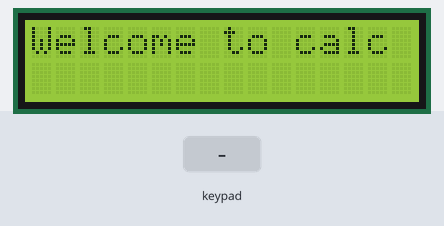
The sketch below on a simulated Arduino Uno, built with avr-gcc and run on an emulated ATmega328P. Parts: 16×2 character LCD. Wiring (inferred from the names in the program): 4×4 keypad with keys 1 2 3 A 4 5 6 B 7 8 9 C * 0 # D (labels assumed): rows pin 7, pin 8, pin 9, pin 10; columns A0, A1, A2, A3. Inputs (shaded band) come from the test bench. What the sketch prints to the serial monitor is not drawn.

Above: at 0.1 s.
3.3 s: keypad keys 1 2 # pressed 0.4 s apart
At 4.5 s:
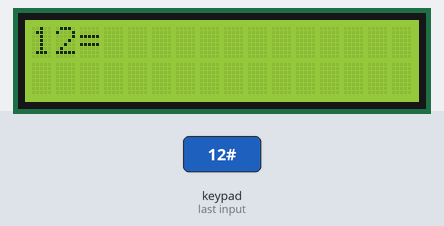
6.0 s: key 'C' pressed
At 7.3 s:
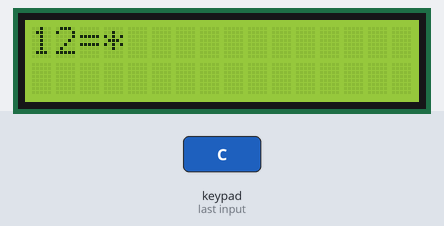
7.7 s: key 'D' pressed
9.2 s: keypad keys 1 2 A pressed 0.4 s apart
At 11.5 s:
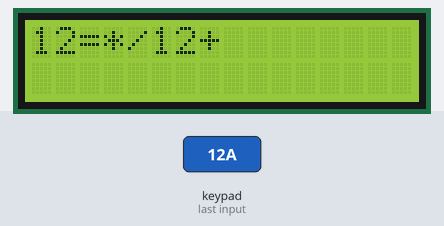
11.9 s: key '#' pressed
At 13.2 s:
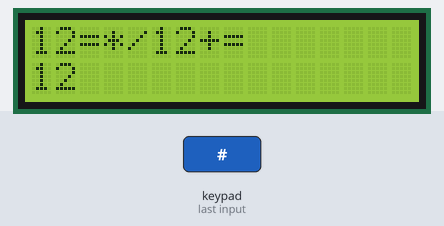
13.7 s: keypad keys 2 5 # pressed 0.4 s apart
At 15.1 s:
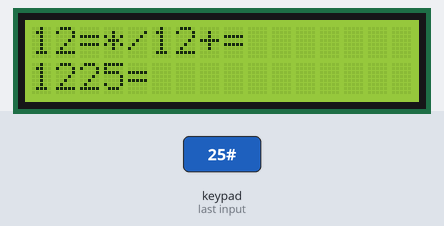
Timing chart, 0 to 16.7 s (numbered marks = the images above; inputs shaded):
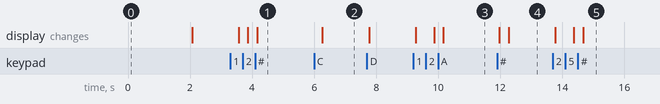

Measured:
- after the input at 3.3 s, the display: first changes after 0.27 s (image 1 shows a later state)
- after the input at 6.0 s, the display: changes after 0.27 s (image 2)
- after the input at 9.2 s, the display: first changes after 0.07 s (image 3 shows a later state)
- after the input at 11.9 s, the display: first changes after 0.07 s (image 4 shows a later state)
- after the input at 13.7 s, the display: first changes after 0.07 s (image 5 shows a later state)

The sketch:

Calculator.ino
```cpp
#include <LiquidCrystal.h>
LiquidCrystal lcd(12, 11, 5, 4, 3, 2);
const int switchPin = 6;
int switchState = 0;
int prevSwitchState = 0;
int reply;

// keypad
const int r1 = 7;
const int r2 = 8;
const int r3 = 9;
const int r4 = 10;

const int c1 = A0;
const int c2 = A1;
const int c3 = A2;
const int c4 = A3;

int num = 0;
char symbol;


// Calculator
int num1 = 0;
int num2 = 0;
int operation;
int result;
int selector = 0;


void setup() {
lcd.begin(16, 2);
pinMode(switchPin, INPUT);
lcd.print("Welcome to calc");
delay (2000);
lcd.clear();

//Keypad
  pinMode(r1,OUTPUT);
  pinMode(r2,OUTPUT);
  pinMode(r3,OUTPUT);
  pinMode(r4,OUTPUT);

  pinMode(c1,INPUT_PULLUP);
  pinMode(c2,INPUT_PULLUP);
  pinMode(c3,INPUT_PULLUP);
  pinMode(c4,INPUT_PULLUP);
  Serial.begin(9600);
}


void loop() {
//Analysis of Row 1
  digitalWrite(r1,LOW);
  if (digitalRead(c1) == LOW) {num = 1;lcd.print(num);Serial.print(num); selector = 0;}
  if (digitalRead(c2) == LOW) {num = 2;lcd.print(num);Serial.print(num); selector = 0;}
  if (digitalRead(c3) == LOW) {num = 3;lcd.print(num);Serial.print(num); selector = 0;}
  if (digitalRead(c4) == LOW) {symbol = '+' ;lcd.print("+");Serial.println(symbol);}
  digitalWrite(r1,HIGH);

//Analysis of Row 2
  digitalWrite(r2,LOW);
  if (digitalRead(c1) == LOW) {num = 4; lcd.print(num);Serial.print(num); selector = 0;}
  if (digitalRead(c2) == LOW) {num = 5; lcd.print(num);Serial.print(num); selector = 0;}
  if (digitalRead(c3) == LOW) {num = 6; lcd.print(num);Serial.print(num); selector = 0;}
  if (digitalRead(c4) == LOW) {symbol = '-' ;lcd.print("-");Serial.println(symbol);}
  digitalWrite(r2,HIGH);

//Analysis of Row3
  digitalWrite(r3,LOW);
  if (digitalRead(c1) == LOW) {num = 7; lcd.print(num);Serial.print(num); selector = 0;}
  if (digitalRead(c2) == LOW) {num = 8; lcd.print(num);Serial.print(num); selector = 0;}
  if (digitalRead(c3) == LOW) {num = 9; lcd.print(num);Serial.print(num); selector = 0;}
  if (digitalRead(c4) == LOW) {symbol = '*' ;lcd.print("*");Serial.println(symbol);}
  digitalWrite(r3,HIGH);

//Analysis of Row 4
  digitalWrite(r4,LOW);
  if (digitalRead(c1) == LOW) {lcd.clear(); num1 = 0; num2 = 0; result = 0; symbol = 0;}
  if (digitalRead(c2) == LOW) {num = 0; lcd.print(num);Serial.print(num); selector = 0;}
  if (digitalRead(c3) == LOW) {symbol = '=' ;lcd.print("=");Serial.println(symbol);}
  if (digitalRead(c4) == LOW) {symbol = '/' ;lcd.print("/");Serial.println(symbol);}
  digitalWrite(r4,HIGH);

  delay(300);


//Calculator
 //storing values

if (selector == 0){
          if (num == 0){if (num1 == 0){num1 = 0;}else num1 = (num1*10) +0 ;}
          if (num == 1){if (num1 == 0){num1 = 1;}else num1 = (num1*10) + 1;}
          if (num == 2){if (num1 == 0){num1 = 2;}else num1 = (num1*10) + 2;}
          if (num == 3){if (num1 == 0){num1 = 3;}else num1 = (num1*10) + 3;}
          if (num == 4){if (num1 == 0){num1 = 4;}else num1 = (num1*10) + 4;}
          if (num == 5){if (num1 == 0){num1 = 5;}else num1 = (num1*10) + 5;}
          if (num == 6){if (num1 == 0){num1 = 6;}else num1 = (num1*10) + 6;}
          if (num == 7){if (num1 == 0){num1 = 7;}else num1 = (num1*10) + 7;}
          if (num == 8){if (num1 == 0){num1 = 8;}else num1 = (num1*10) + 8;}
          if (num == 9){if (num1 == 0){num1 = 9;}else num1 = (num1*10) + 9;}
}


//finding the operation
selector = 1;
  if (symbol == '+'){operation = "1"; num2 = num1; symbol = 0; num1 = 0;}
  if (symbol == '-'){operation = "2"; num2 = num1; symbol = 0; num1 = 0;}
  if (symbol == '*'){operation = "3"; num2 = num1; symbol = 0; num1 = 0;}
  if (symbol == '/'){operation = "4"; num2 = num1; symbol = 0; num1 = 0;}

if (symbol == '=') {
  if (operation == "1"){
  lcd.setCursor(0,1);
  result = num1 + num2;
  lcd.print(result);
  Serial.println(result);
  Serial.println(num1);
  Serial.println(num2);
  symbol = '0';
  operation = "0";
  }

  if (operation == "2"){
  lcd.setCursor(0,1);
  result = num2 - num1;
  lcd.print(result);
  Serial.println(result);
  Serial.println(num1);
  Serial.println(num2);
  symbol = '0';
  operation = "0";
  }

  if (operation == "3"){
  lcd.setCursor(0,1);
  result = num1 * num2;
  lcd.print(result);
  Serial.println(result);
  Serial.println(num1);
  Serial.println(num2);
  symbol = '0';
  operation = "0";
  }

  if (operation == "4"){
  lcd.setCursor(0,1);
  result = num2 / num1;
  lcd.print(result);
  Serial.println(result);
  Serial.println(num1);
  Serial.println(num2);
  symbol = '0';
  operation = "0";
  }
}
}
```
